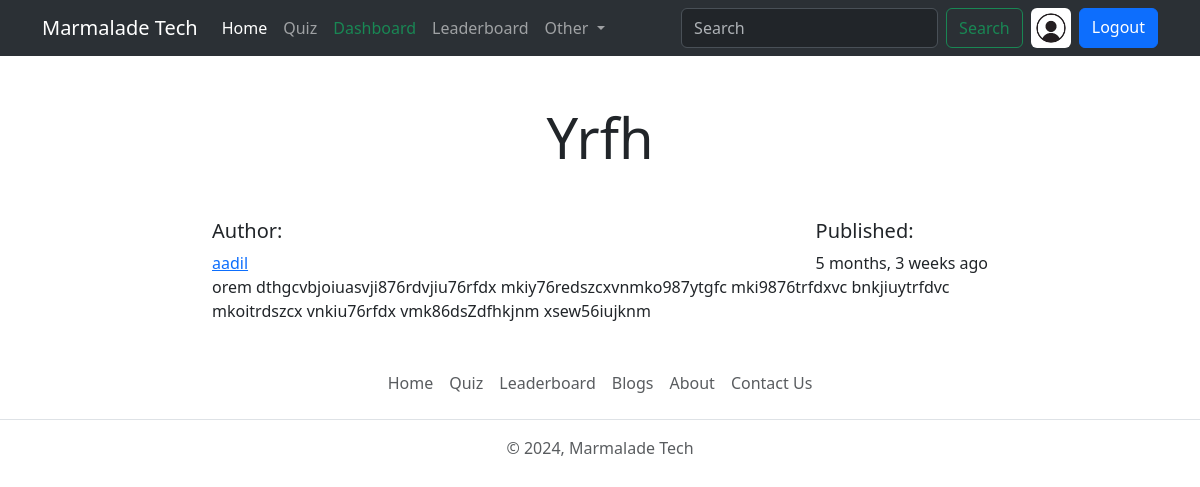
Screenshot of /blogs/2 (signed in) with the database file from the repository.
### account/models.py (models this page shows, shortened)
class Profile(models.Model):
    user=models.OneToOneField(User,on_delete=models.CASCADE,null=True,verbose_name='User Object')
    bio=models.TextField(blank=True,null=True)
    profile_img=models.ImageField(upload_to='profile_images',default='user.jpg',blank=True,null=True,verbose_name='Profile picture')
    location=models.CharField(max_length=100,blank=True,null=True)
    GENDER={
        ('Male','Male'),
        ('Female','Female'),
        ('Other','Other')
    }
    gender=models.CharField(max_length=6, choices=GENDER,blank=True,null=True)

### base/models.py (models this page shows, shortened)
class Blog(models.Model):
    title=models.CharField(max_length=255)
    content=RichTextField()
    author= models.ForeignKey('auth.User',on_delete=models.CASCADE)
    STATUS=(
        ('public','Public'),
        ('private','Private'),
    )
    status=models.CharField(max_length=7,choices=STATUS)
    created_at=models.DateTimeField(auto_now_add=True)

### base/views.py (the view)
# urls.py: path('blogs/<str:blog_id>',views.blog_view,name='blog'),
@login_required(login_url="login")
def blog_view(request,blog_id):
    context = {}
    user_profile = Profile.objects.get(user=request.user)
    blog=Blog.objects.filter(id=blog_id).first()
    context = {"user_profile": user_profile,"blog":blog}
    return render(request, "blog.html", context)

### templates/blog.html (shortened to what this page needs)
{% extends 'index.html' %}
{% block content %}
    <h1 class="display-4 text-center my-5">{{blog.title|title}}</h1>
    <main>
        <div class="container col-md-8 col-sm-12">
            <div class="d-flex justify-content-between">
                <div>
                    <h5>Author:</h5>
                    <a href="{% url 'profile' blog.author.username %}">{{blog.author.username}}</a>
                </div>
                <div>
                    <h5>Published: </h5>
                    <span>{{blog.created_at|timesince}} ago</span>
                </div>
            </div>
            <article class="blog-post">
                {{blog.content|safe}}
            </article>
        </div>
    </main>
{% endblock content %}

### templates/components/navbar.html (shortened to what this page needs)
<nav class="navbar navbar-expand-lg bg-body-tertiary bg-primary d-none d-lg-block"  data-bs-theme="dark">
    <div class="container">
        <a class="navbar-brand" href="{% url 'home' %}">Marmalade Tech</a>
        <div class="collapse navbar-collapse" id="navbarSupportedContent">
            <ul class="navbar-nav me-auto mb-2 mb-lg-0">
                <li class="nav-item">
                    <a class="nav-link active" aria-current="page" href="{% url 'home' %}">Home</a>
                </li>
                <li class="nav-item">
                    <a class="nav-link" href="{% url 'all_quiz'%}">Quiz</a>
                </li>
                {% if request.user.is_superuser %}
                <li class="nav-item">
                    <a class="nav-link text-success" href="{% url 'dashboard' %}">Dashboard</a>
                </li>
                {% endif %}
                <li class="nav-item">
                    <a class="nav-link" href="{% url 'leaderboard' %}">Leaderboard</a>
                </li>
                <li class="nav-item dropdown">
                    <a class="nav-link dropdown-toggle" href="#" role="button" data-bs-toggle="dropdown"
                        aria-expanded="false">
                        Other
                    </a>
                </li>
            </ul>
            <form class="d-flex" role="search" method="GET" action="{% url 'search-users' %}" >
                <input class="form-control me-2" type="text" name="q" placeholder="Search" aria-label="Search">
                <button class="btn btn-outline-success" type="submit">Search</button>
                {% if request.user.is_authenticated %}
                <a href="{% url 'profile' request.user.username %}"  data-bs-toggle="tooltip" data-bs-placement="bottom" data-bs-title="@{{request.user.username}}"" class="mx-2">
                    <img src="{{user_profile.profile_img.url}}" class="rounded circle" width="40" height="40" alt="profile_img">
                </a>
                <a href="{% url 'logout' %}" class="btn btn-primary">Logout</a>
                {% else %}
                <a href="{% url 'login' %}" class="btn btn-primary ms-2">Login</a>
                {% endif %}
            </form>
        </div>
    </div>
</nav>

### static/css/style.css (style rules this page uses)
* { font-family: 'Segoe UI', Tahoma, Geneva, Verdana, sans-serif; }

### rows the page displays
Profile: profile_img (placeholder picture)
Blog: title "Yrfh", author.username "aadil", created_at "5 months, 3 weeks", content "orem dthgcvbjoiuasvji876rdvjiu76rfdx mkiy76redszcxvnmko987ytgfc mki9876trfdxvc bnkjiuytrfdvc mkoitrdszcx vnkiu76rfdx vmk86dsZdfhkjnm xsew56iujknm"
